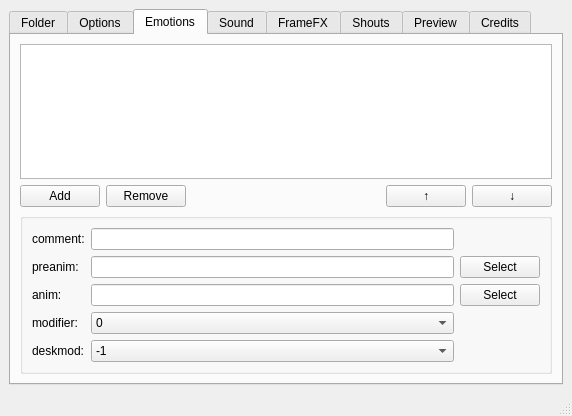
<?xml version="1.0" encoding="UTF-8"?>
<ui version="4.0">
 <class>AO2CharMaker</class>
 <widget class="QMainWindow" name="AO2CharMaker">
  <property name="geometry">
   <rect>
    <x>0</x>
    <y>0</y>
    <width>572</width>
    <height>416</height>
   </rect>
  </property>
  <property name="windowTitle">
   <string>AO2CharMaker</string>
  </property>
  <widget class="QWidget" name="centralwidget">
   <layout class="QVBoxLayout" name="verticalLayout">
    <item>
     <widget class="QTabWidget" name="tabWidget">
      <property name="tabShape">
       <enum>QTabWidget::Rounded</enum>
      </property>
      <property name="currentIndex">
       <number>2</number>
      </property>
      <widget class="QWidget" name="tab">
       <attribute name="title">
        <string>Folder</string>
       </attribute>
       <layout class="QVBoxLayout" name="verticalLayout_7">
        <item>
         <widget class="QGroupBox" name="folder_box">
          <property name="title">
           <string>Create character folder?</string>
          </property>
          <property name="checkable">
           <bool>true</bool>
          </property>
          <property name="checked">
           <bool>false</bool>
          </property>
          <layout class="QGridLayout" name="_2">
           <item row="1" column="0">
            <widget class="QCheckBox" name="create_a_folder">
             <property name="text">
              <string>(a)</string>
             </property>
            </widget>
           </item>
           <item row="0" column="0">
            <widget class="QCheckBox" name="create_button_folder">
             <property name="text">
              <string>emotion</string>
             </property>
            </widget>
           </item>
           <item row="2" column="1">
            <widget class="QCheckBox" name="create_custom_folder">
             <property name="text">
              <string>custom</string>
             </property>
            </widget>
           </item>
           <item row="2" column="0">
            <widget class="QCheckBox" name="create_b_folder">
             <property name="text">
              <string>(b)</string>
             </property>
            </widget>
           </item>
           <item row="0" column="1">
            <widget class="QCheckBox" name="create_anim_folder">
             <property name="text">
              <string>anim</string>
             </property>
            </widget>
           </item>
           <item row="1" column="1">
            <widget class="QCheckBox" name="create_shouts_folder">
             <property name="text">
              <string>shouts</string>
             </property>
            </widget>
           </item>
          </layout>
         </widget>
        </item>
        <item>
         <layout class="QGridLayout" name="gridLayout_4">
          <item row="0" column="0">
           <widget class="QPushButton" name="build_folders">
            <property name="enabled">
             <bool>false</bool>
            </property>
            <property name="text">
             <string>Create Folder Structure</string>
            </property>
            <property name="checkable">
             <bool>false</bool>
            </property>
            <property name="checked">
             <bool>false</bool>
            </property>
           </widget>
          </item>
          <item row="0" column="1">
           <spacer name="horizontalSpacer_2">
            <property name="orientation">
             <enum>Qt::Horizontal</enum>
            </property>
            <property name="sizeHint" stdset="0">
             <size>
              <width>40</width>
              <height>20</height>
             </size>
            </property>
           </spacer>
          </item>
         </layout>
        </item>
        <item>
         <spacer name="verticalSpacer">
          <property name="orientation">
           <enum>Qt::Vertical</enum>
          </property>
          <property name="sizeHint" stdset="0">
           <size>
            <width>20</width>
            <height>40</height>
           </size>
          </property>
         </spacer>
        </item>
       </layout>
      </widget>
      <widget class="QWidget" name="options">
       <attribute name="title">
        <string>Options</string>
       </attribute>
       <layout class="QVBoxLayout" name="verticalLayout_2">
        <item>
         <widget class="QScrollArea" name="scrollArea">
          <property name="widgetResizable">
           <bool>true</bool>
          </property>
          <widget class="QWidget" name="scrollAreaWidgetContents">
           <property name="geometry">
            <rect>
             <x>0</x>
             <y>0</y>
             <width>511</width>
             <height>317</height>
            </rect>
           </property>
           <layout class="QFormLayout" name="formLayout">
            <item row="0" column="0">
             <widget class="QLabel" name="char_name_lbl">
              <property name="text">
               <string>name:</string>
              </property>
             </widget>
            </item>
            <item row="0" column="1">
             <widget class="QLineEdit" name="name_lineedit">
              <property name="text">
               <string/>
              </property>
             </widget>
            </item>
            <item row="1" column="0">
             <widget class="QLabel" name="showname_lbl">
              <property name="text">
               <string>showname:</string>
              </property>
             </widget>
            </item>
            <item row="1" column="1">
             <widget class="QLineEdit" name="showname_lineedit">
              <property name="text">
               <string/>
              </property>
             </widget>
            </item>
            <item row="2" column="0">
             <widget class="QLabel" name="side_lbl">
              <property name="text">
               <string>side:</string>
              </property>
             </widget>
            </item>
            <item row="2" column="1">
             <widget class="QComboBox" name="side_combobox">
              <property name="editable">
               <bool>false</bool>
              </property>
              <property name="frame">
               <bool>true</bool>
              </property>
              <item>
               <property name="text">
                <string>def</string>
               </property>
              </item>
              <item>
               <property name="text">
                <string>hld</string>
               </property>
              </item>
              <item>
               <property name="text">
                <string>pro</string>
               </property>
              </item>
              <item>
               <property name="text">
                <string>hlp</string>
               </property>
              </item>
              <item>
               <property name="text">
                <string>jud</string>
               </property>
              </item>
              <item>
               <property name="text">
                <string>wit</string>
               </property>
              </item>
              <item>
               <property name="text">
                <string>jur</string>
               </property>
              </item>
              <item>
               <property name="text">
                <string>sea</string>
               </property>
              </item>
             </widget>
            </item>
            <item row="3" column="0">
             <widget class="QLabel" name="blips_lbl">
              <property name="text">
               <string>blips:</string>
              </property>
             </widget>
            </item>
            <item row="3" column="1">
             <widget class="QLineEdit" name="blips_lineedit">
              <property name="text">
               <string/>
              </property>
             </widget>
            </item>
            <item row="5" column="0">
             <widget class="QLabel" name="chat_lbl">
              <property name="text">
               <string>chat:</string>
              </property>
             </widget>
            </item>
            <item row="5" column="1">
             <widget class="QLineEdit" name="chat_lineedit">
              <property name="text">
               <string/>
              </property>
             </widget>
            </item>
            <item row="6" column="0">
             <widget class="QLabel" name="chat_font_lbl">
              <property name="text">
               <string>chat_font:</string>
              </property>
             </widget>
            </item>
            <item row="6" column="1">
             <widget class="QLineEdit" name="chat_front_lineedit"/>
            </item>
            <item row="7" column="0">
             <widget class="QLabel" name="chat_size_lbl">
              <property name="text">
               <string>chat_size:</string>
              </property>
             </widget>
            </item>
            <item row="7" column="1">
             <widget class="QSpinBox" name="chat_size_spinbox">
              <property name="suffix">
               <string> px</string>
              </property>
              <property name="value">
               <number>8</number>
              </property>
             </widget>
            </item>
            <item row="8" column="0">
             <widget class="QLabel" name="effects_lbl">
              <property name="text">
               <string>effects:</string>
              </property>
             </widget>
            </item>
            <item row="8" column="1">
             <widget class="QLineEdit" name="effects_lineedit"/>
            </item>
            <item row="9" column="0">
             <widget class="QLabel" name="realization_lbl">
              <property name="text">
               <string>realization:</string>
              </property>
             </widget>
            </item>
            <item row="9" column="1">
             <widget class="QLineEdit" name="realization_lineedit">
              <property name="text">
               <string/>
              </property>
             </widget>
            </item>
            <item row="10" column="0">
             <widget class="QLabel" name="scaling_lbl">
              <property name="text">
               <string>scaling</string>
              </property>
             </widget>
            </item>
            <item row="10" column="1">
             <widget class="QComboBox" name="scaling_combobox">
              <item>
               <property name="text">
                <string>fast</string>
               </property>
              </item>
              <item>
               <property name="text">
                <string>smooth</string>
               </property>
              </item>
             </widget>
            </item>
            <item row="4" column="0">
             <widget class="QLabel" name="category_lbl">
              <property name="text">
               <string>category:</string>
              </property>
             </widget>
            </item>
            <item row="4" column="1">
             <widget class="QLineEdit" name="category_lineedit"/>
            </item>
            <item row="11" column="0">
             <widget class="QLabel" name="stretch_lbl">
              <property name="text">
               <string>stretch:</string>
              </property>
             </widget>
            </item>
            <item row="11" column="1">
             <widget class="QCheckBox" name="stretch_checkbox">
              <property name="text">
               <string/>
              </property>
             </widget>
            </item>
           </layout>
          </widget>
         </widget>
        </item>
        <item>
         <layout class="QGridLayout" name="gridLayout_5">
          <item row="0" column="3">
           <widget class="QPushButton" name="control_exit_button">
            <property name="text">
             <string>Exit</string>
            </property>
           </widget>
          </item>
          <item row="0" column="1">
           <widget class="QPushButton" name="control_save_button">
            <property name="text">
             <string>Save char.ini</string>
            </property>
           </widget>
          </item>
          <item row="0" column="2">
           <widget class="QPushButton" name="control_load_button">
            <property name="text">
             <string>Load char.ini</string>
            </property>
           </widget>
          </item>
          <item row="0" column="0">
           <spacer name="horizontalSpacer_4">
            <property name="orientation">
             <enum>Qt::Horizontal</enum>
            </property>
            <property name="sizeHint" stdset="0">
             <size>
              <width>40</width>
              <height>20</height>
             </size>
            </property>
           </spacer>
          </item>
          <item row="0" column="4">
           <spacer name="horizontalSpacer_5">
            <property name="orientation">
             <enum>Qt::Horizontal</enum>
            </property>
            <property name="sizeHint" stdset="0">
             <size>
              <width>40</width>
              <height>20</height>
             </size>
            </property>
           </spacer>
          </item>
         </layout>
        </item>
       </layout>
      </widget>
      <widget class="QWidget" name="emotions">
       <attribute name="title">
        <string>Emotions</string>
       </attribute>
       <layout class="QVBoxLayout" name="verticalLayout_5">
        <item>
         <widget class="QListWidget" name="emote_listview"/>
        </item>
        <item>
         <layout class="QGridLayout" name="gridLayout">
          <item row="0" column="2">
           <spacer name="horizontalSpacer">
            <property name="orientation">
             <enum>Qt::Horizontal</enum>
            </property>
            <property name="sizeHint" stdset="0">
             <size>
              <width>40</width>
              <height>20</height>
             </size>
            </property>
           </spacer>
          </item>
          <item row="0" column="0">
           <widget class="QPushButton" name="emote_add_button">
            <property name="text">
             <string>Add</string>
            </property>
           </widget>
          </item>
          <item row="0" column="3">
           <widget class="QPushButton" name="emote_up_button">
            <property name="text">
             <string>↑</string>
            </property>
           </widget>
          </item>
          <item row="0" column="4">
           <widget class="QPushButton" name="emote_down_button">
            <property name="text">
             <string>↓</string>
            </property>
           </widget>
          </item>
          <item row="0" column="1">
           <widget class="QPushButton" name="emote_remove_button">
            <property name="text">
             <string>Remove</string>
            </property>
           </widget>
          </item>
         </layout>
        </item>
        <item>
         <layout class="QGridLayout" name="gridLayout_3">
          <item row="0" column="0">
           <widget class="QGroupBox" name="emote_input_groupbox">
            <property name="title">
             <string/>
            </property>
            <property name="checkable">
             <bool>false</bool>
            </property>
            <layout class="QGridLayout" name="gridLayout_7">
             <item row="0" column="0">
              <widget class="QLabel" name="emote_comment_lbl">
               <property name="text">
                <string>comment:</string>
               </property>
              </widget>
             </item>
             <item row="1" column="0">
              <widget class="QLabel" name="emote_preanim_lbl">
               <property name="text">
                <string>preanim:</string>
               </property>
              </widget>
             </item>
             <item row="3" column="1">
              <widget class="QComboBox" name="emote_modifier_combobox">
               <item>
                <property name="text">
                 <string>0</string>
                </property>
               </item>
               <item>
                <property name="text">
                 <string>1</string>
                </property>
               </item>
               <item>
                <property name="text">
                 <string>5</string>
                </property>
               </item>
               <item>
                <property name="text">
                 <string>6</string>
                </property>
               </item>
              </widget>
             </item>
             <item row="2" column="0">
              <widget class="QLabel" name="emote_anim_lbl">
               <property name="text">
                <string>anim:</string>
               </property>
              </widget>
             </item>
             <item row="4" column="0">
              <widget class="QLabel" name="emote_deskmod_lbl">
               <property name="text">
                <string>deskmod:</string>
               </property>
              </widget>
             </item>
             <item row="1" column="1">
              <widget class="QLineEdit" name="emote_preanim_lineedit"/>
             </item>
             <item row="2" column="1">
              <widget class="QLineEdit" name="emote_anim_lineedit"/>
             </item>
             <item row="3" column="0">
              <widget class="QLabel" name="emote_modifier_lbl">
               <property name="text">
                <string>modifier:</string>
               </property>
              </widget>
             </item>
             <item row="4" column="1">
              <widget class="QComboBox" name="emote_deskmod_combobox">
               <item>
                <property name="text">
                 <string>-1</string>
                </property>
               </item>
               <item>
                <property name="text">
                 <string>0</string>
                </property>
               </item>
               <item>
                <property name="text">
                 <string>1</string>
                </property>
               </item>
               <item>
                <property name="text">
                 <string>2</string>
                </property>
               </item>
               <item>
                <property name="text">
                 <string>3</string>
                </property>
               </item>
               <item>
                <property name="text">
                 <string>4</string>
                </property>
               </item>
               <item>
                <property name="text">
                 <string>5</string>
                </property>
               </item>
              </widget>
             </item>
             <item row="0" column="1">
              <widget class="QLineEdit" name="emote_comment_lineedit"/>
             </item>
             <item row="1" column="2">
              <widget class="QPushButton" name="emote_preanim_select_button">
               <property name="text">
                <string>Select</string>
               </property>
              </widget>
             </item>
             <item row="2" column="2">
              <widget class="QPushButton" name="emote_anim_select_button">
               <property name="text">
                <string>Select</string>
               </property>
              </widget>
             </item>
            </layout>
           </widget>
          </item>
         </layout>
        </item>
       </layout>
      </widget>
      <widget class="QWidget" name="sound">
       <attribute name="title">
        <string>Sound</string>
       </attribute>
       <layout class="QVBoxLayout" name="verticalLayout_10">
        <item>
         <widget class="QListWidget" name="sound_listview"/>
        </item>
        <item>
         <widget class="QGroupBox" name="sound_input_groupbox">
          <property name="title">
           <string/>
          </property>
          <layout class="QFormLayout" name="formLayout_5">
           <item row="0" column="0">
            <widget class="QLabel" name="sound_name_lbl">
             <property name="text">
              <string>SFX Name:</string>
             </property>
            </widget>
           </item>
           <item row="0" column="1">
            <widget class="QLineEdit" name="sound_sfx_lineedit"/>
           </item>
           <item row="1" column="0">
            <widget class="QLabel" name="sound_ticks_lbl">
             <property name="text">
              <string>Ticks before play:</string>
             </property>
            </widget>
           </item>
           <item row="1" column="1">
            <widget class="QSpinBox" name="sound_tick_spinbox">
             <property name="suffix">
              <string> ticks</string>
             </property>
             <property name="maximum">
              <number>9999</number>
             </property>
            </widget>
           </item>
           <item row="2" column="0">
            <widget class="QLabel" name="sound_loop_lbl">
             <property name="text">
              <string>Loop SFX:</string>
             </property>
            </widget>
           </item>
           <item row="2" column="1">
            <widget class="QCheckBox" name="sound_loop_checkbox">
             <property name="text">
              <string/>
             </property>
            </widget>
           </item>
          </layout>
         </widget>
        </item>
       </layout>
      </widget>
      <widget class="QWidget" name="framefx">
       <attribute name="title">
        <string>FrameFX</string>
       </attribute>
       <layout class="QGridLayout" name="gridLayout_6">
        <item row="5" column="0">
         <layout class="QHBoxLayout" name="framefx_radio_horizontal_layout">
          <item>
           <widget class="QRadioButton" name="framefx_radio_sfx_button">
            <property name="text">
             <string>FrameSFX</string>
            </property>
           </widget>
          </item>
          <item>
           <widget class="QRadioButton" name="framefx_radio_screenshake_button">
            <property name="text">
             <string>FrameScreenshake</string>
            </property>
           </widget>
          </item>
          <item>
           <widget class="QRadioButton" name="framefx_radio_realization_button">
            <property name="text">
             <string>FrameRealization</string>
            </property>
           </widget>
          </item>
         </layout>
        </item>
        <item row="9" column="0">
         <layout class="QVBoxLayout" name="framefx_config_layout">
          <item>
           <widget class="QGroupBox" name="framefx_config_combobox">
            <property name="title">
             <string>Configuration</string>
            </property>
            <layout class="QFormLayout" name="formLayout_4">
             <item row="1" column="0">
              <widget class="QLabel" name="framefx_emotion_lbl">
               <property name="text">
                <string>Emotion:</string>
               </property>
              </widget>
             </item>
             <item row="1" column="1">
              <widget class="QComboBox" name="framefx_emotion_combobox"/>
             </item>
             <item row="3" column="0">
              <widget class="QLabel" name="framefx_frame_lbl">
               <property name="text">
                <string>Frame:</string>
               </property>
              </widget>
             </item>
             <item row="3" column="1">
              <widget class="QLineEdit" name="framefx_frame_lineedit"/>
             </item>
             <item row="2" column="0">
              <widget class="QLabel" name="framefx_sfx_lbl">
               <property name="text">
                <string>SFX:</string>
               </property>
              </widget>
             </item>
             <item row="2" column="1">
              <widget class="QLineEdit" name="framefx_sfx_lineedit"/>
             </item>
            </layout>
           </widget>
          </item>
         </layout>
        </item>
        <item row="1" column="0">
         <layout class="QHBoxLayout" name="framefx_listview_layout">
          <item>
           <widget class="QListWidget" name="framefx_entry_listview"/>
          </item>
          <item>
           <widget class="QListWidget" name="framefx_timing_listview"/>
          </item>
         </layout>
        </item>
        <item row="3" column="0">
         <layout class="QHBoxLayout" name="framefx_timing_layout">
          <item>
           <spacer name="framefx_timing_spacer">
            <property name="orientation">
             <enum>Qt::Horizontal</enum>
            </property>
            <property name="sizeHint" stdset="0">
             <size>
              <width>40</width>
              <height>20</height>
             </size>
            </property>
           </spacer>
          </item>
          <item>
           <widget class="QPushButton" name="framefx_remove_timing">
            <property name="text">
             <string>Add Timing</string>
            </property>
           </widget>
          </item>
          <item>
           <widget class="QPushButton" name="framefx_add_timing">
            <property name="text">
             <string>Remove Timing</string>
            </property>
           </widget>
          </item>
         </layout>
        </item>
        <item row="4" column="0">
         <widget class="QFrame" name="frame">
          <property name="frameShape">
           <enum>QFrame::HLine</enum>
          </property>
          <property name="frameShadow">
           <enum>QFrame::Sunken</enum>
          </property>
         </widget>
        </item>
       </layout>
      </widget>
      <widget class="QWidget" name="shouts">
       <attribute name="title">
        <string>Shouts</string>
       </attribute>
       <layout class="QVBoxLayout" name="verticalLayout_6">
        <item>
         <widget class="QGroupBox" name="custom_shouts_box">
          <property name="title">
           <string>Enable custom shout?</string>
          </property>
          <property name="flat">
           <bool>false</bool>
          </property>
          <property name="checkable">
           <bool>true</bool>
          </property>
          <property name="checked">
           <bool>false</bool>
          </property>
          <layout class="QVBoxLayout" name="verticalLayout_9">
           <item>
            <widget class="QListView" name="listView_2"/>
           </item>
           <item>
            <layout class="QGridLayout" name="gridLayout_2">
             <item row="0" column="0">
              <widget class="QPushButton" name="shouts_add_button">
               <property name="text">
                <string>Add</string>
               </property>
              </widget>
             </item>
             <item row="0" column="3">
              <widget class="QPushButton" name="shouts_up_button">
               <property name="text">
                <string>↑</string>
               </property>
              </widget>
             </item>
             <item row="0" column="4">
              <widget class="QPushButton" name="shouts_down_button">
               <property name="text">
                <string>↓</string>
               </property>
              </widget>
             </item>
             <item row="0" column="2">
              <spacer name="horizontalSpacer_3">
               <property name="orientation">
                <enum>Qt::Horizontal</enum>
               </property>
               <property name="sizeHint" stdset="0">
                <size>
                 <width>40</width>
                 <height>20</height>
                </size>
               </property>
              </spacer>
             </item>
             <item row="0" column="1">
              <widget class="QPushButton" name="shouts_remove_button">
               <property name="text">
                <string>Remove</string>
               </property>
              </widget>
             </item>
            </layout>
           </item>
           <item>
            <layout class="QFormLayout" name="formLayout_3">
             <item row="0" column="0">
              <widget class="QLabel" name="shouts_name_lbl">
               <property name="text">
                <string>Name:</string>
               </property>
              </widget>
             </item>
             <item row="0" column="1">
              <widget class="QLineEdit" name="shouts_name_lineedit"/>
             </item>
             <item row="1" column="0">
              <widget class="QLabel" name="shouts_message_lbl">
               <property name="text">
                <string>Message:</string>
               </property>
              </widget>
             </item>
             <item row="1" column="1">
              <widget class="QLineEdit" name="shouts_message_lineedit"/>
             </item>
            </layout>
           </item>
          </layout>
         </widget>
        </item>
       </layout>
      </widget>
      <widget class="QWidget" name="preview">
       <attribute name="title">
        <string>Preview</string>
       </attribute>
       <layout class="QVBoxLayout" name="verticalLayout_8">
        <item>
         <widget class="QLabel" name="preview_info_lbl">
          <property name="sizePolicy">
           <sizepolicy hsizetype="Expanding" vsizetype="Fixed">
            <horstretch>0</horstretch>
            <verstretch>0</verstretch>
           </sizepolicy>
          </property>
          <property name="frameShape">
           <enum>QFrame::NoFrame</enum>
          </property>
          <property name="text">
           <string>Preview emotes created in the emotions tab.</string>
          </property>
         </widget>
        </item>
        <item>
         <widget class="QComboBox" name="preview_emote_combobox"/>
        </item>
        <item>
         <layout class="QVBoxLayout" name="verticalLayout_3">
          <item>
           <widget class="QWidget" name="widget" native="true">
            <widget class="QLabel" name="preview_not_implemented_lbl">
             <property name="geometry">
              <rect>
               <x>160</x>
               <y>100</y>
               <width>141</width>
               <height>16</height>
              </rect>
             </property>
             <property name="text">
              <string>Not implemented, lol.</string>
             </property>
            </widget>
           </widget>
          </item>
         </layout>
        </item>
       </layout>
      </widget>
      <widget class="QWidget" name="credits">
       <attribute name="title">
        <string>Credits</string>
       </attribute>
       <layout class="QVBoxLayout" name="verticalLayout_4">
        <item>
         <widget class="QLabel" name="credits_lbl">
          <property name="text">
           <string>All text will be copied into a credits.txt file.</string>
          </property>
         </widget>
        </item>
        <item>
         <widget class="QTextEdit" name="credits_text_edit"/>
        </item>
       </layout>
      </widget>
     </widget>
    </item>
   </layout>
  </widget>
  <widget class="QStatusBar" name="statusbar"/>
 </widget>
 <resources/>
 <connections>
  <connection>
   <sender>folder_box</sender>
   <signal>clicked(bool)</signal>
   <receiver>build_folders</receiver>
   <slot>setEnabled(bool)</slot>
   <hints>
    <hint type="sourcelabel">
     <x>284</x>
     <y>87</y>
    </hint>
    <hint type="destinationlabel">
     <x>81</x>
     <y>154</y>
    </hint>
   </hints>
  </connection>
  <connection>
   <sender>framefx_radio_sfx_button</sender>
   <signal>clicked()</signal>
   <receiver>framefx_config_combobox</receiver>
   <slot>hide()</slot>
   <hints>
    <hint type="sourcelabel">
     <x>106</x>
     <y>245</y>
    </hint>
    <hint type="destinationlabel">
     <x>284</x>
     <y>317</y>
    </hint>
   </hints>
  </connection>
  <connection>
   <sender>framefx_radio_screenshake_button</sender>
   <signal>clicked()</signal>
   <receiver>framefx_config_combobox</receiver>
   <slot>show()</slot>
   <hints>
    <hint type="sourcelabel">
     <x>284</x>
     <y>245</y>
    </hint>
    <hint type="destinationlabel">
     <x>284</x>
     <y>317</y>
    </hint>
   </hints>
  </connection>
 </connections>
</ui>
